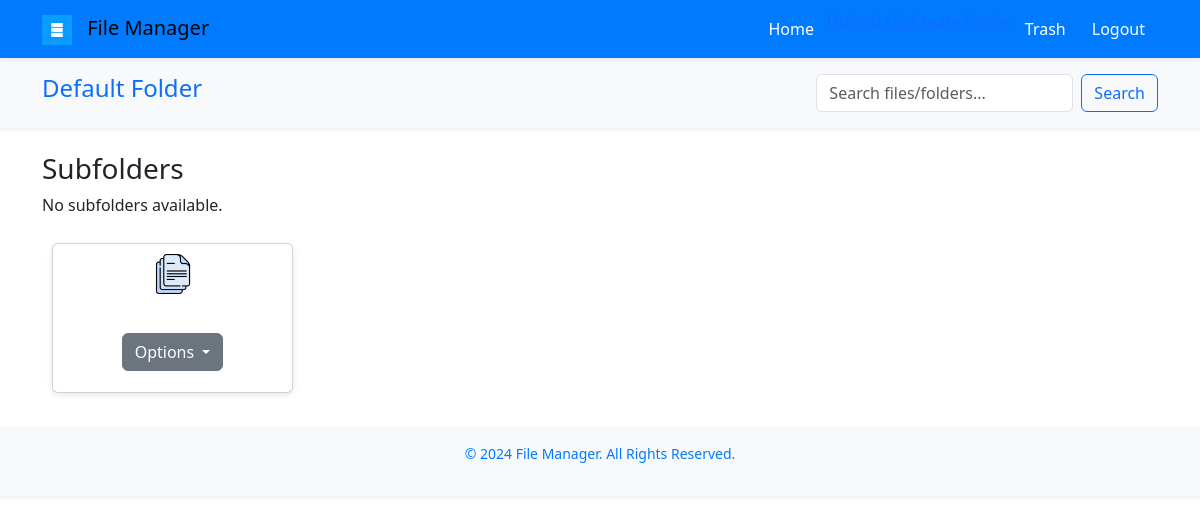
Before: /folder/12/ (signed in) with the older database file.
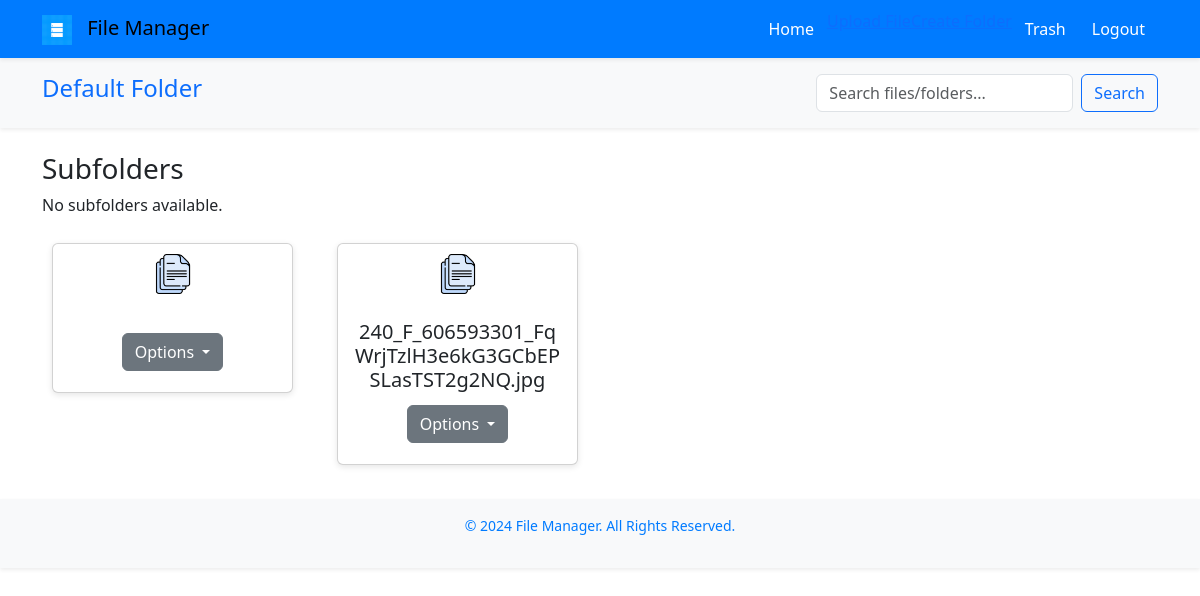
After: the same page with the newer database file.
### files/models.py (models this page shows, shortened)
class UploadedFile(models.Model):
    folder = models.ForeignKey(Folder, on_delete=models.CASCADE, related_name="files")
    original_name = models.CharField(max_length=255)  # Stores the original file name
    file = models.FileField(upload_to="uploaded_files/")
    uploaded_at = models.DateTimeField(auto_now_add=True)
    is_deleted = models.BooleanField(default=False)
    deleted_at = models.DateTimeField(null=True, blank=True)

### files/views.py (the view)
# urls.py: path('folder/<int:folder_id>/', views.list_files, name='list_files'),
@login_required
def list_files(request, folder_id):
    folder = get_object_or_404(Folder, id=folder_id, user=request.user)
    subfolders = folder.subfolders.filter(is_deleted=False)  # Exclude deleted subfolders
    files = folder.files.filter(is_deleted=False)  # Exclude deleted files
    if not files:
        message = "This folder is empty."
    else:
        message = None
    return render(request, 'files/list_files.html', {
        'folder': folder,
        'subfolders': subfolders,
        'files': files,
        'message': message,
    })

### files/templates/files/list_files.html (shortened to what this page needs)
{% extends "base.html" %}
{% load static %}
{% block page_title %}{{ folder.name }}{% endblock %}
{% block content %}
{% if message %}
    <p>{{ message }}</p>
{% else %}
<div class="row">
    <div>
        <h3>Subfolders</h3>
        {% for subfolder in subfolders %}
            <div>
                <a href="{% url 'files:list_files' subfolder.id %}"><img src="{% static 'images/folder-icon.png' %}" alt="Folder Icon" width="40">
                <b>{{ subfolder.name }}</b>
                <a href="{% url 'files:list_files' subfolder.id %}" class="btn btn-primary">Open</a>
                    <div class="dropdown">
                        <button class="btn btn-secondary dropdown-toggle" type="button" data-bs-toggle="dropdown">
                            Options
                        </button>
                        <ul class="dropdown-menu">
                            <li class="dropdown-item">
                                {% if subfolder and subfolder.id %}
                                    <a href="{% url 'files:download_folder' subfolder.id %}">Download Folder</a>
                                    <a href="{% url 'files:rename_folder' subfolder.id %}">Rename</a>
                                {% else %}
                                    <a href="{% url 'files:rename_folder_no_folder' %}">Rename</a>
                                {% endif %}
                            </li>
                            <li class="dropdown-item">
                                {% if subfolder and subfolder.id %}
                                    <a href="{% url 'files:delete_folder' subfolder.id %}">Delete</a>
                                {% else %}
                                    <a href="{% url 'files:delete_folder_no_folder' %}">Delete</a>
                                {% endif %}
                            </li>
                        </ul>
                    </div>
                </a>
            </div>
        {% empty %}
            <p>No subfolders available.</p>
        {% endfor %}
    </div>
    {% for file in files %}
        <div class="col-md-3 card-container">
            <div class="card">
                <img src="{% static 'images/file-icon.png' %}" alt="File Icon" width="40">
                <div class="card-body">
                    <h5 class="card-title">{{ file.original_name }}</h5>
                    <div class="dropdown">
                        <button class="btn btn-secondary dropdown-toggle" type="button" data-bs-toggle="dropdown">
                            Options
                        </button>
                    </div>
                </div>
            </div>
        </div>
    {% empty %}
        <p>No files in this folder.</p>
    {% endfor %}
</div>
{% endif %}
{% endblock %}

Changed rows visible on the page:
added UploadedFile: original_name "240_F_606593301_FqWrjTzlH3e6kG3GCbEPSLasTST2g2NQ.jpg"
